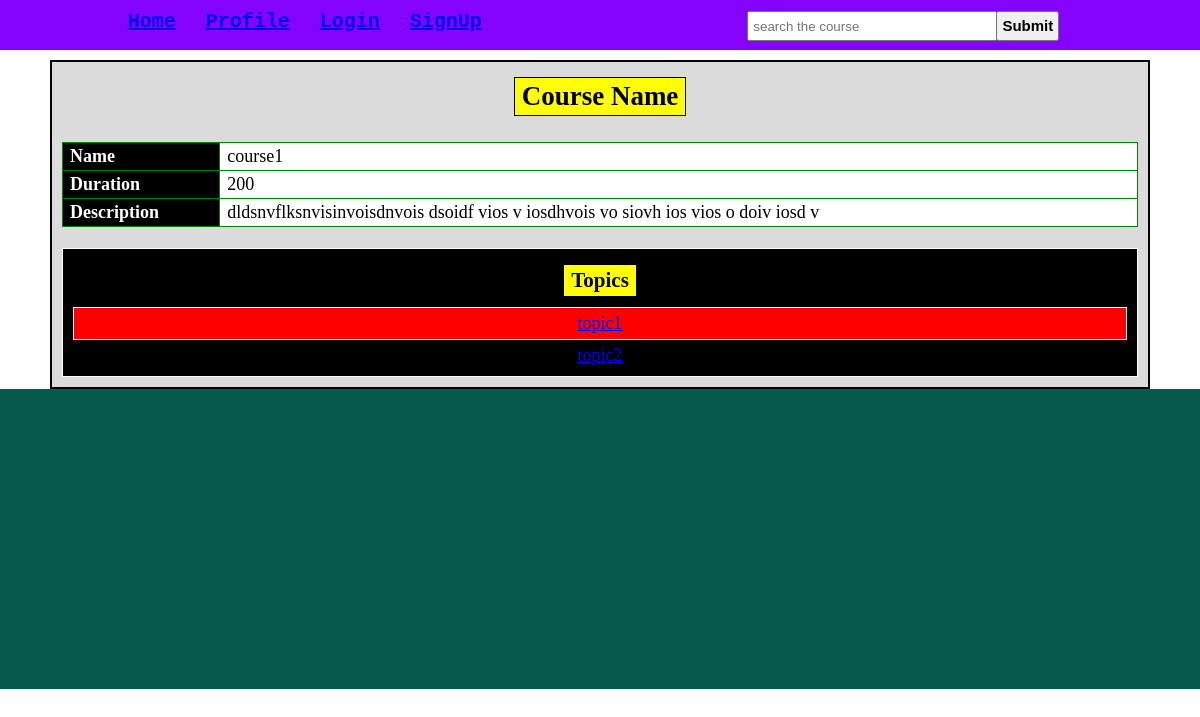
Page /course/course1/ on the committed database.
### app1/models.py (models this page shows, shortened)
class Course(Model):
    title = models.CharField(help_text="Course name", max_length = 200)
    duration = models.BigIntegerField(help_text='Coure Duration')
    description = models.TextField(help_text='Course Description')
    image = models.ImageField(upload_to='images/')
    slug = models.SlugField(unique=True,null=True,blank=True)

class Topic(Model):
    title = models.CharField(help_text='Topic Name', max_length = 200)
    description = models.TextField(help_text='Topic Description')
    duration = models.CharField(help_text = 'Topic Duration', max_length = 100)
    video = models.FileField(help_text='video/')
    article = models.TextField(help_text='Topic Article')
    likes = models.IntegerField(default=0)
    course = models.ForeignKey(Course, null=True, on_delete=models.CASCADE)
    slug = models.SlugField(unique=True, null=True, blank=True)
    def get_absolute_url(self):
        return reverse('topic',kwargs={'slug':self.slug})

### app1/views.py (the view)
# urls.py: path('course/<slug:slug>/', courseDetails, name='course'),
def courseDetails(request, slug):
    course = Course.objects.get(slug = slug)
    context = {'course':course}
    return render(request, 'app1/course.html', context)

### templates/app1/course.html (shortened to what this page needs)
{% extends 'base.html' %}
{% load static %}
{% block header %}
    <link rel="stylesheet" href="{% static 'css/course.css' %}">
{% endblock %}
{% block main %}
<section id = 'main'>
    <h1>Course Name</h1>
    <section id = 'section1'>
        <table>
            <tr>
                <th>Name</th>
                <td>{{course.title}}</td>
            </tr>
            <tr>
                <th>Duration</th>
                <td>{{course.duration}}</td>
            </tr>
            <tr>
                <th>Description</th>
                <td>{{course.description}}
                </td>
            </tr>
        </table>
    </section>
    <section id = 'section2'>
        <h1>Topics</h1>
        <ul>
        {% for topic in course.topic_set.all %}
            <li><a href="{{topic.get_absolute_url}}">{{topic.title}}</a></li>
        </ul>
        {% endfor %}
    </section>
</section>
{% endblock %}

### static/css/base.css (style rules this page uses)
*,*::before,*::after { padding:0; margin:0; box-sizing: border-box; }
li { list-style: none; }

### static/css/course.css (style rules this page uses)
#main { display:flex; justify-content:center; align-items:center; flex-direction:column; max-width:1100px; margin:10px auto; border:2px solid; background-color:rgb(219, 219, 219); font-size:18px; padding:10px; row-gap:18px; }
#section1 { width:100%; margin:3px auto; background-color:black; color:black; }
#main h1 { text-align:center; border:1px solid; margin:5px; padding:3px 7px; background-color: yellow; color: black; }
table { width:100%; }
table, th, td { border:1px solid green; border-collapse:collapse; text-align:start; padding:3px 7px; background-color:white; }
th { background-color:black; color:white; }
table { padding:0; }
#section2 { display:flex; justify-content:center; align-items:center; flex-direction:column; border:1px solid; width:100%; padding:10px; background-color:black; color:white }
ul { width:100% }
#section2 ul li { border:1px solid; margin:5px auto; width:100%; text-align:center; padding:5px 10px; background-color:red; }

### rows in the picture
Course: title "course1", duration "200", description "dldsnvflksnvisinvoisdnvois dsoidf vios v iosdhvois vo siovh ios vios o doiv iosd v"
Topic: title "topic1"
Topic: title "topic2"
